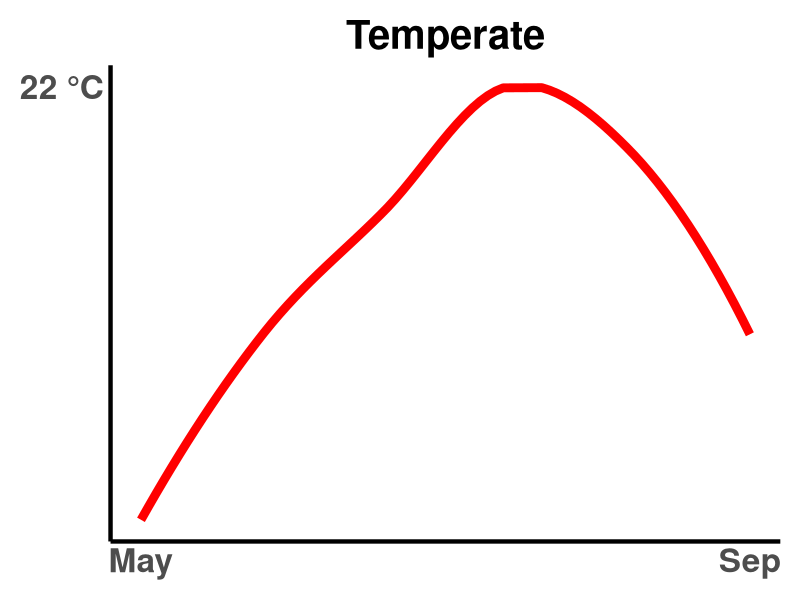
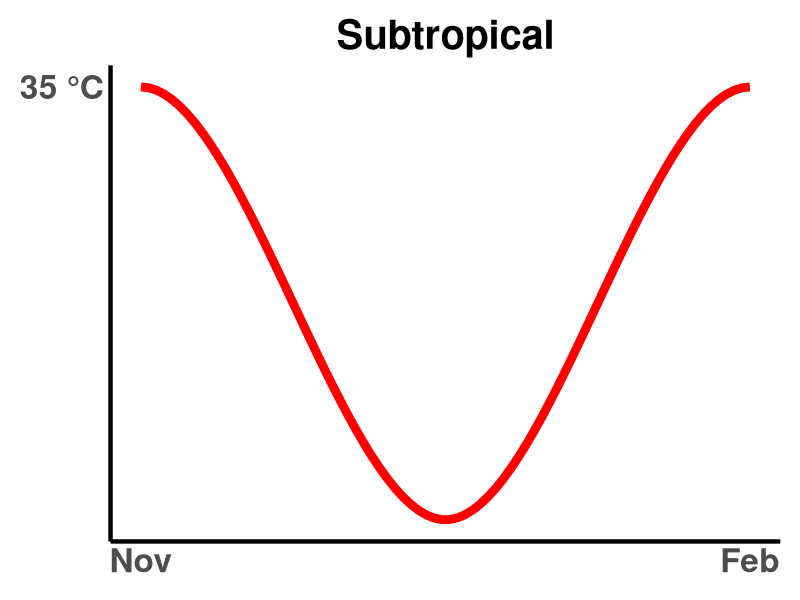
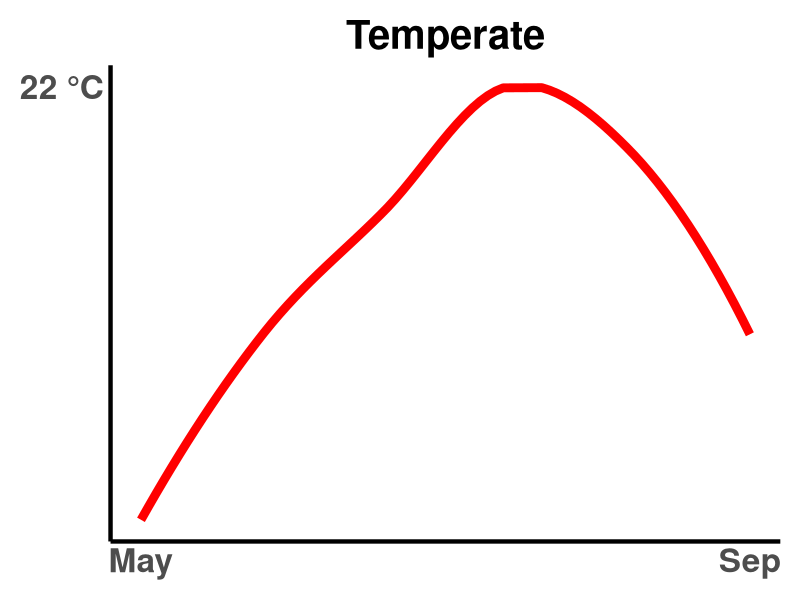
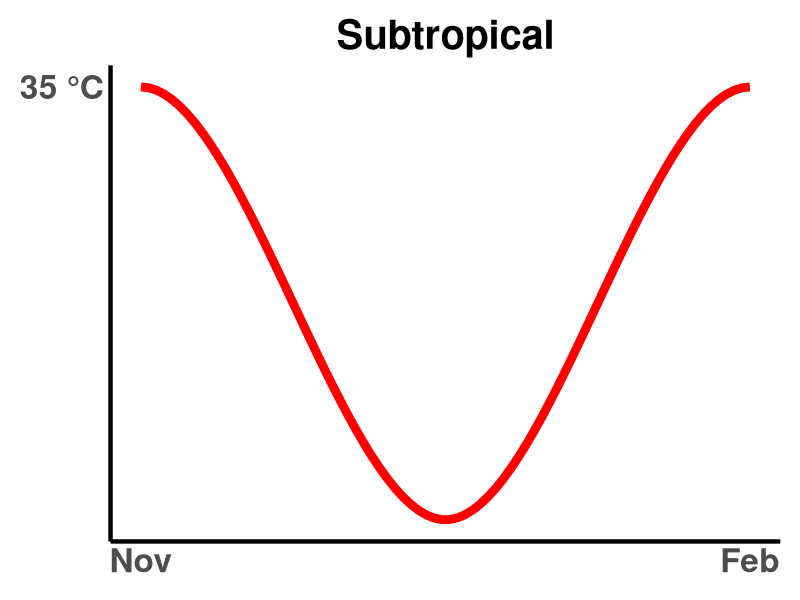

R code for these plots, in order:
# Load necessary library
library(ggplot2)

# Create data for the Netherlands (NL), India (IND), and South Africa (SA)
nl_data <- data.frame(
  Month = 1:6,
  Temperature = c( 15, 18, 20, 22, 21, 18),
  Country = "Netherlands"
)

ind_data <- data.frame(
  Month = 1:3,
  Temperature = c(35, 20,  35),
  Country = "India"
)


create_plot <- function(data, color, month_label = c("Jan", "Jun"), title = "") {
  max_temp <- max(data$Temperature)
  min_temp <- min(data$Temperature)
  fs <- 24
  ggplot(data, aes(x = Month, y = Temperature)) +
    geom_smooth(method = "loess", se = FALSE, color = color, size = 3) +
    scale_x_continuous(breaks = range(data$Month), labels = month_label) +
    scale_y_continuous(breaks = max_temp, limits = c(min_temp, max_temp),
     labels = function(x) paste0(x, " °C")) +
    ggtitle(title) +
    theme_minimal() +
    theme(
      title = element_text(size = fs, face = "bold"),
      plot.title = element_text(hjust = 0.5),
      axis.title = element_blank(),
      axis.text.x = element_text(size = fs, face = "bold"),
      axis.text.y = element_text(size = fs, face = "bold"),
      panel.grid = element_blank(),
      axis.line = element_line(linewidth = 1.5),
      # axis.ticks = element_blank(),
      plot.margin = margin(5, 5, 5, 5, unit = "mm")
    )
}

# Create plots for each country
nl_plot <- create_plot(nl_data,  "red", month_label = c("May", "Sep"), title = "Temperate")
ind_plot <- create_plot(ind_data,  "red", month_label = c("Nov", "Feb"), title = "Subtropical")


# Print plots
print(nl_plot)
print(ind_plot)

ggsave("nl_temp_profile.png",plot = nl_plot, width = 4, height = 3, dpi = 300)
ggsave("ind_temp_profile.png",plot = ind_plot, width = 4, height = 3, dpi = 300)